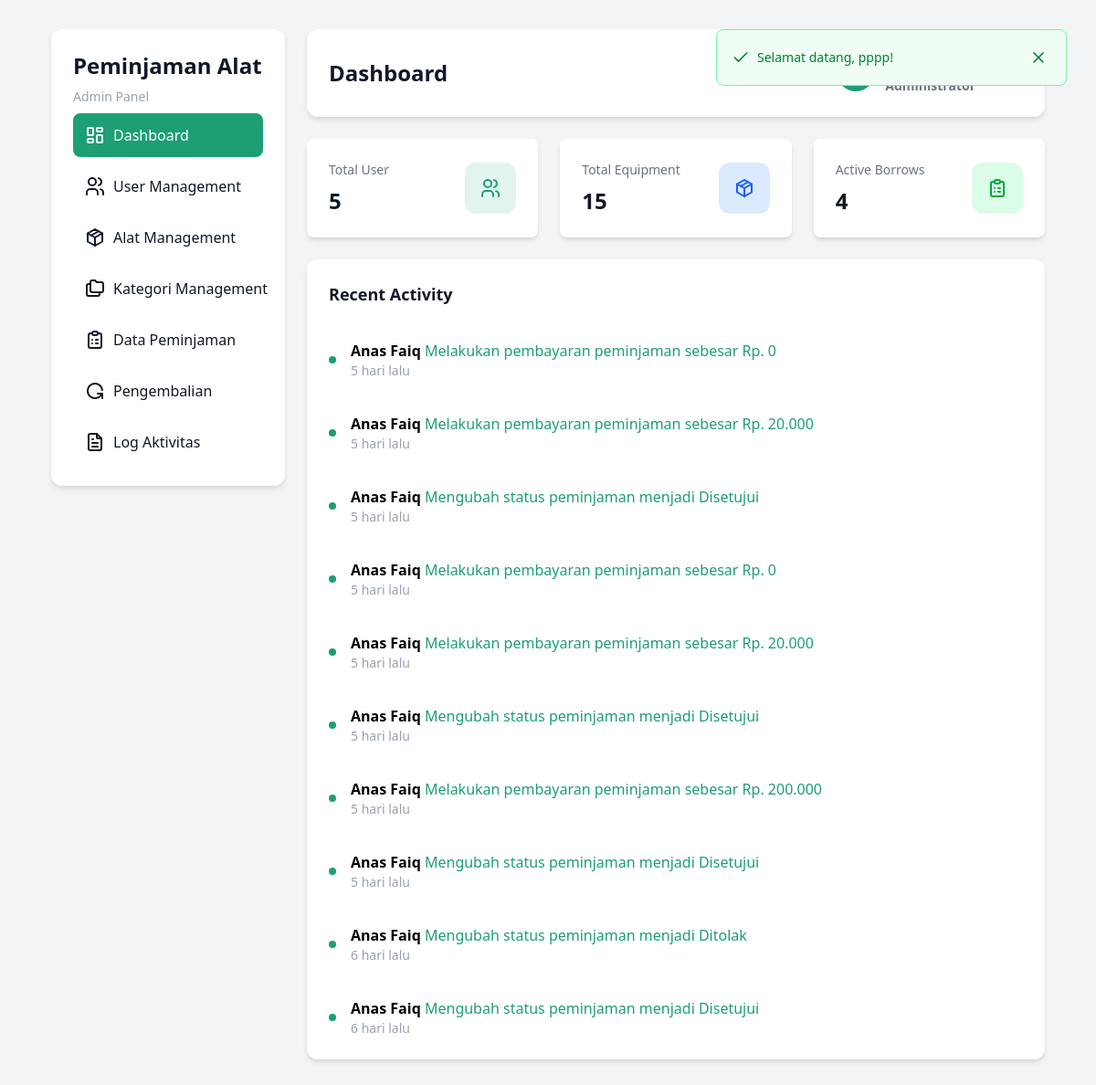
The page /pages/admin/dashboard.php (signed in) on the database as committed earlier.
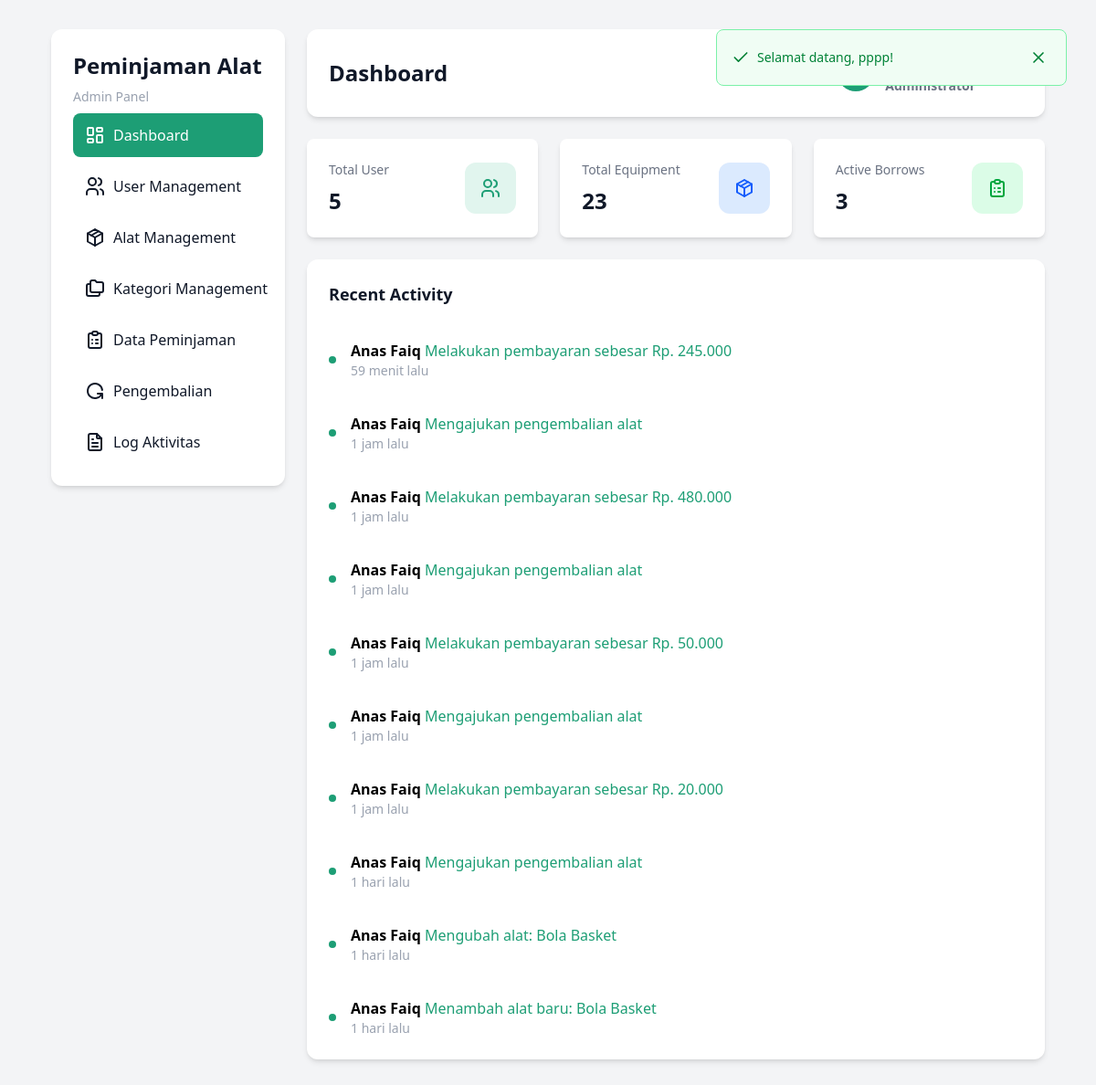
The same page on the database as committed later.
### tables this page shows
CREATE TABLE `log_aktivitas` (
  `id_log` int NOT NULL,
  `id_user` int NOT NULL,
  `aktivitas` varchar(255) NOT NULL,
  `tabel` varchar(100) DEFAULT NULL,
  `id_referensi` int DEFAULT NULL,
  `waktu` timestamp NOT NULL DEFAULT CURRENT_TIMESTAMP
);

CREATE TABLE `users` (
  `id_user` int NOT NULL,
  `nama` varchar(100) NOT NULL,
  `username` varchar(100) NOT NULL,
  `password` varchar(255) NOT NULL,
  `role` enum('admin','petugas','peminjam') NOT NULL
);

### config/logging.php (called while the page is built, shortened)
<?php
function getRecentLogs($conn, $limit = 10) {
    $query = "SELECT
        l.id_log,
        l.id_user,
        u.nama as nama_user,
        l.aktivitas,
        l.tabel,
        l.id_referensi,
        l.waktu
        FROM log_aktivitas l
        JOIN users u ON l.id_user = u.id_user
        ORDER BY l.waktu DESC
        LIMIT ?";
    $stmt = $conn->prepare($query);
    if ($stmt) {
        $stmt->bind_param("i", $limit);
        $stmt->execute();
        return $stmt->get_result();
    }
    return null;
}
function formatWaktu($waktu) {
    $now = time();
    $timestamp = strtotime($waktu);
    $diff = $now - $timestamp;
    if ($diff < 60) {
        return "baru saja";
    } else if ($diff < 3600) {
        $minutes = floor($diff / 60);
        return $minutes . " menit lalu";
    } else if ($diff < 86400) {
        $hours = floor($diff / 3600);
        return $hours . " jam lalu";
    } else if ($diff < 604800) {
        $days = floor($diff / 86400);
        return $days . " hari lalu";
    } else {
        return date('d M Y H:i', $timestamp);
    }
}
?>

### pages/admin/dashboard.php (the view, shortened to what the changed rows need)
<?php
include "../../config/conn.php";
include "../../config/logging.php";
$eq_query = mysqli_query($conn, "SELECT SUM(stok) as total_stok FROM alat");
$total_alat = mysqli_fetch_assoc($eq_query)['total_stok'];
$br_query = mysqli_query($conn, "SELECT COUNT(*) as total FROM peminjaman
                                                 WHERE status='Disetujui' AND id_peminjaman
                                                 NOT IN (SELECT id_peminjaman FROM pengembalian)");
$active_borrow = mysqli_fetch_assoc($br_query)['total'];
$recent_logs = getRecentLogs($conn, 10);
?>
<!DOCTYPE html>
<html lang="en">
  <head>
    <link rel="stylesheet" href="../../src/output.css" />
  </head>
  <body class="flex gap-6 min-h-screen w-full py-8 px-14">
    <?php
      include '../components/sidebar.php'
?>
    <main class="right-dashboard-section">
      <section class="dashboard-content">
        <section class="dashboard-cards">
          <div class="dashboard-card">
            <span class="card-text">
              <h3>Total Equipment</h3>
              <p><?= $total_alat ?></p>
            </span>
          </div>
          <div class="dashboard-card">
            <span class="card-text">
              <h3>Active Borrows</h3>
              <p><?= $active_borrow ?></p>
            </span>
          </div>
        </section>
        <section class="recent-activity-card">
          <?php
        if ($recent_logs) {
            while ($log = mysqli_fetch_assoc($recent_logs)) {
                $waktuFormatted = formatWaktu($log['waktu']);
                echo '<div class="activity-wrapper">';
                echo '  <div class="profile"></div>';
                echo '  <div class="activity">';
                echo '    <p>';
                echo '      <span class="username">'.$log['nama_user'].'</span>';
                echo '      <span class="user-activity">'.$log['aktivitas'].'</span>';
                echo '    </p>';
                echo '    <p class="activity-time">'.$waktuFormatted.'</p>';
                echo '  </div>';
                echo '</div>';
            }
        } else {
            echo '<p class="text-center py-4 text-gray-500">Tidak ada aktivitas</p>';
        }
?>
        </section>
      </section>
    </main>
  </body>
</html>

Rows that differ between the two databases and show on the page:
no longer on this page (row unchanged): log_aktivitas: id_user.nama "Anas Faiq", aktivitas "Melakukan pembayaran peminjaman sebesar Rp. 0", waktu "5 hari lalu"
no longer on this page (row unchanged): log_aktivitas: id_user.nama "Anas Faiq", aktivitas "Melakukan pembayaran peminjaman sebesar Rp. 20.000", waktu "5 hari lalu"
no longer on this page (row unchanged): log_aktivitas: id_user.nama "Anas Faiq", aktivitas "Mengubah status peminjaman menjadi Disetujui", waktu "5 hari lalu"
no longer on this page (row unchanged): log_aktivitas: id_user.nama "Anas Faiq", aktivitas "Melakukan pembayaran peminjaman sebesar Rp. 0", waktu "5 hari lalu"
no longer on this page (row unchanged): log_aktivitas: id_user.nama "Anas Faiq", aktivitas "Melakukan pembayaran peminjaman sebesar Rp. 20.000", waktu "5 hari lalu"
no longer on this page (row unchanged): log_aktivitas: id_user.nama "Anas Faiq", aktivitas "Mengubah status peminjaman menjadi Disetujui", waktu "5 hari lalu"
no longer on this page (row unchanged): log_aktivitas: id_user.nama "Anas Faiq", aktivitas "Melakukan pembayaran peminjaman sebesar Rp. 200.000", waktu "5 hari lalu"
no longer on this page (row unchanged): log_aktivitas: id_user.nama "Anas Faiq", aktivitas "Mengubah status peminjaman menjadi Disetujui", waktu "5 hari lalu"
no longer on this page (row unchanged): log_aktivitas: id_user.nama "Anas Faiq", aktivitas "Mengubah status peminjaman menjadi Ditolak", waktu "6 hari lalu"
no longer on this page (row unchanged): log_aktivitas: id_user.nama "Anas Faiq", aktivitas "Mengubah status peminjaman menjadi Disetujui", waktu "6 hari lalu"
added log_aktivitas: id_user.nama "Anas Faiq", aktivitas "Melakukan pembayaran sebesar Rp. 245.000", waktu "59 menit lalu"
added log_aktivitas: id_user.nama "Anas Faiq", aktivitas "Mengajukan pengembalian alat", waktu "1 jam lalu"
added log_aktivitas: id_user.nama "Anas Faiq", aktivitas "Melakukan pembayaran sebesar Rp. 480.000", waktu "1 jam lalu"
added log_aktivitas: id_user.nama "Anas Faiq", aktivitas "Mengajukan pengembalian alat", waktu "1 jam lalu"
added log_aktivitas: id_user.nama "Anas Faiq", aktivitas "Melakukan pembayaran sebesar Rp. 50.000", waktu "1 jam lalu"
added log_aktivitas: id_user.nama "Anas Faiq", aktivitas "Mengajukan pengembalian alat", waktu "1 jam lalu"
added log_aktivitas: id_user.nama "Anas Faiq", aktivitas "Melakukan pembayaran sebesar Rp. 20.000", waktu "1 jam lalu"
added log_aktivitas: id_user.nama "Anas Faiq", aktivitas "Mengajukan pengembalian alat", waktu "1 hari lalu"
added log_aktivitas: id_user.nama "Anas Faiq", aktivitas "Mengubah alat: Bola Basket", waktu "1 hari lalu"
added log_aktivitas: id_user.nama "Anas Faiq", aktivitas "Menambah alat baru: Bola Basket", waktu "1 hari lalu"
Other text that changed with them:
$total_alat: "15" → "23"
$active_borrow: "4" → "3"
